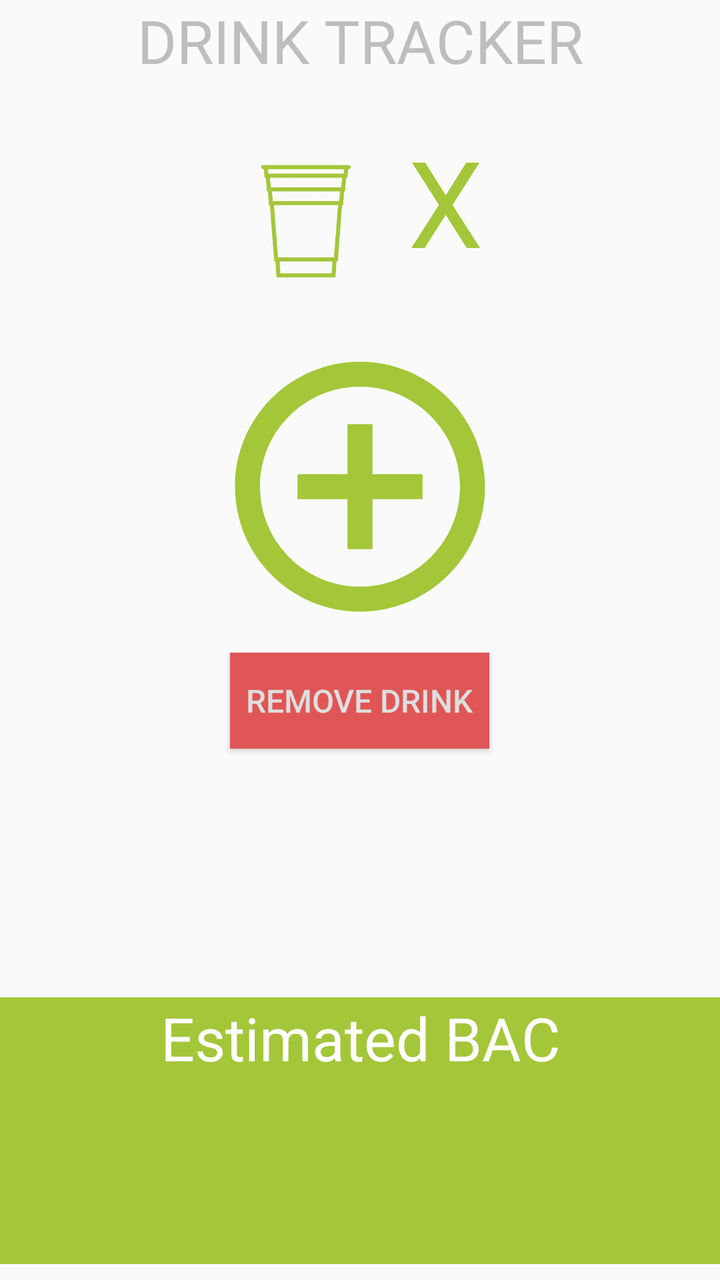
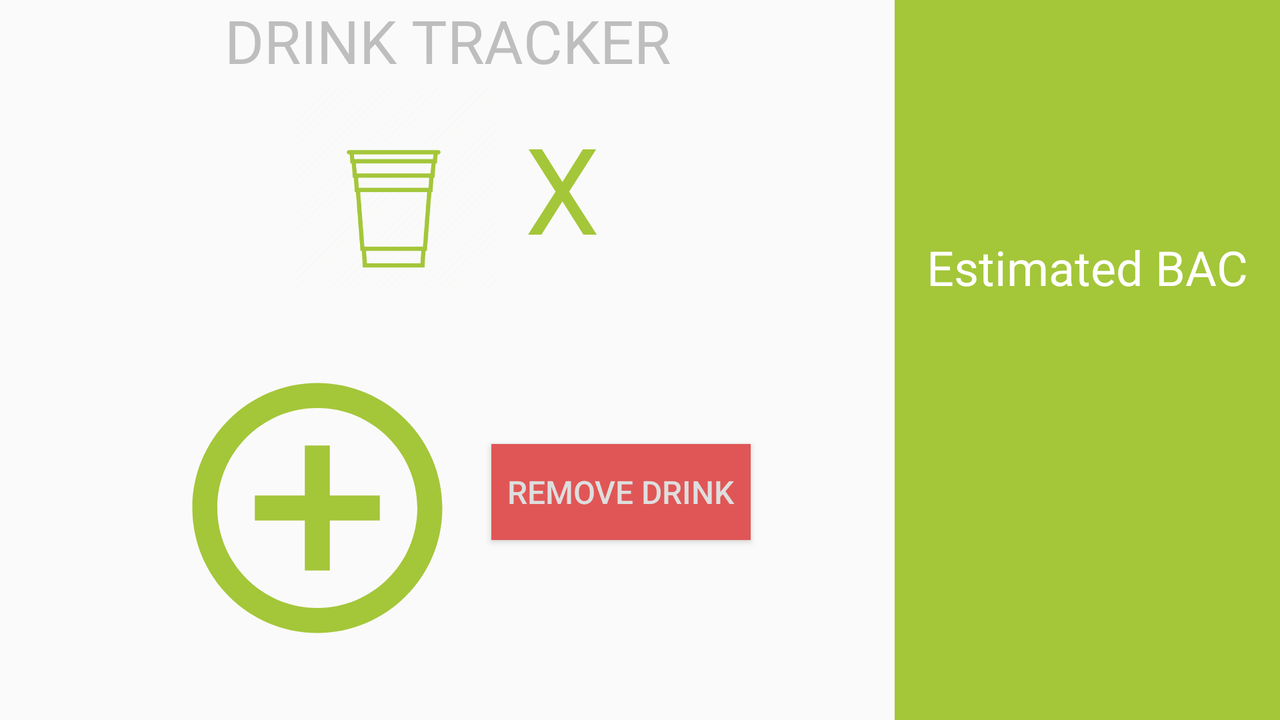

An Android layout and its configuration variant, each rendered on a device that would load it. The default file and the variant file are quoted in full after the pictures.
<!-- AndroidManifest.xml: application theme AppTheme -->
<!-- res/layout/fragment_drink_tracker.xml -->
<?xml version="1.0" encoding="utf-8"?>
<RelativeLayout xmlns:android="http://schemas.android.com/apk/res/android"
    xmlns:app="http://schemas.android.com/apk/res-auto"
    android:layout_width="match_parent"
    android:layout_height="match_parent"
    android:orientation="vertical"
    android:gravity="center_horizontal"
    android:layout_marginBottom="8sp">

    <TextView
        android:id="@+id/titleDrinkTracker"
        android:layout_width="match_parent"
        android:layout_height="wrap_content"
        android:gravity="center"
        android:text="Drink Tracker"
        android:textAllCaps="true"
        android:textSize="30sp"
        android:textColor="@color/colorText2"
        android:layout_alignParentStart="true"
        android:layout_alignParentLeft="true"/>
    <LinearLayout
        android:id="@+id/counter"
        android:layout_width="fill_parent"
        android:layout_height="wrap_content"
        android:orientation="horizontal"
        android:weightSum="3"
        android:layout_marginBottom="8sp"
        android:gravity="center_horizontal"
        android:layout_below="@+id/titleDrinkTracker" >
        <ImageView
            android:layout_width="0dp"
            android:id="@+id/cup_image"
            android:layout_weight="1"
            android:layout_height="match_parent"
            android:src="@drawable/cup_icon"
            android:layout_gravity="center_vertical"
            android:tint="@color/colorGreen" />
        <TextView
            android:layout_width="wrap_content"
            android:id="@+id/x_view"
            android:layout_height="wrap_content"
            android:layout_gravity="center_vertical"
            android:textSize="60sp"
            android:layout_marginRight="16sp"
            android:text="X"
            android:textColor="@color/colorGreen"/>
        <TextView
            android:id="@+id/drink_counter"
            android:layout_width="wrap_content"
            android:layout_height="wrap_content"
            android:gravity="center_vertical"
            android:layout_gravity="center"
            android:textSize="90sp"
            android:textColor="@color/colorGreen"
            />
    </LinearLayout>
    <ImageButton
        android:layout_below="@+id/counter"
        android:id="@+id/add_button"
        android:layout_width="150sp"
        android:layout_height="150sp"
        android:src="@drawable/add_button_pic"
        android:adjustViewBounds="true"
        android:scaleType="fitCenter"
        android:layout_centerHorizontal="true"
        android:background="@android:color/transparent"
        android:tint="@color/colorGreen"
        android:layout_marginBottom="8sp"/>
    <Button
        android:id="@+id/remove_button"
        android:layout_width="wrap_content"
        android:layout_height="wrap_content"
        android:layout_centerHorizontal="true"
        android:textSize="16sp"
        android:padding="8sp"
        android:text="Remove Drink"
        android:layout_marginBottom="8sp"
        android:background="@color/colorAccent"
        android:textColor="@color/colorText"
        android:layout_below="@+id/add_button"/>
    <LinearLayout
        android:id="@+id/bac_box"
        android:layout_width="match_parent"
        android:layout_height="wrap_content"
        android:layout_marginTop="8sp"
        android:orientation="vertical"
        android:layout_alignParentBottom="true"
        android:background="@color/colorGreen">
        <TextView
            android:id="@+id/bac_text"
            android:layout_width="match_parent"
            android:layout_height="wrap_content"
            android:text="Estimated BAC"
            android:gravity="center"
            android:textSize="30sp"
            android:textColor="@android:color/white" />
        <TextView
            android:id="@+id/bac_num"
            android:layout_width="match_parent"
            android:layout_height="wrap_content"
            android:gravity="center"
            android:textSize="70sp"
            android:textColor="@android:color/white"
            android:visibility="visible"/>

        <TextView
            android:layout_width="match_parent"
            android:layout_height="wrap_content"
            android:id="@+id/input_notif"
            android:visibility="gone"
            android:textSize="20sp"
            android:padding="5sp"
            android:gravity="center_horizontal"
            android:layout_gravity="center_horizontal"
            android:text="@string/pls_input"
            android:textColor="@android:color/white"/>
        <Button
            android:layout_width="wrap_content"
            android:layout_height="wrap_content"
            android:id="@+id/go_to_info_button"
            android:text="@string/go_to_info"
            android:textColor="@color/colorPrimary"
            android:background="@color/colorAccent2"
            android:padding="5sp"
            android:layout_gravity="center_horizontal"
            android:visibility="gone"/>
    </LinearLayout>
</RelativeLayout>
<!-- resources referenced by this layout -->
<resources>
  <color name="colorAccent">#E05656</color>
  <color name="colorAccent2">#FBF73D</color>
  <color name="colorGreen">#a4c639</color>
  <color name="colorPrimary">#052E44</color>
  <color name="colorText">#DEDEDE</color>
  <color name="colorText2">#BEBEBE</color>
  <!-- drawable add_button_pic (drawable) -->
  <vector android:height="24dp" android:tint="#D4D4D4"
      android:viewportHeight="24.0" android:viewportWidth="24.0"
      android:width="24dp" xmlns:android="http://schemas.android.com/apk/res/android">
      <path android:fillColor="#FF000000" android:pathData="M13,7h-2v4L7,11v2h4v4h2v-4h4v-2h-4L13,7zM12,2C6.48,2 2,6.48 2,12s4.48,10 10,10 10,-4.48 10,-10S17.52,2 12,2zM12,20c-4.41,0 -8,-3.59 -8,-8s3.59,-8 8,-8 8,3.59 8,8 -3.59,8 -8,8z"/>
  </vector>
  <!-- drawable cup_icon: png bitmap (drawable, 12368 bytes) -->
  <string name="go_to_info">Go To My Info</string>
  <string name="pls_input">Please input your info to use this feature.</string>
  <style name="AppTheme" parent="Theme.AppCompat.Light.DarkActionBar">
          
          <item name="colorPrimary">@color/colorPrimary</item>
          <item name="colorPrimaryDark">@color/colorPrimaryDark</item>
          <item name="colorAccent">@color/colorAccent</item>
          
          <item name="android:textColorPrimary">@color/colorText</item>
          
          <item name="android:textColorSecondary">@color/colorText2</item>
          <item name="actionBarStyle">@style/Widget.Styled.ActionBar</item>
  
          <item name="android:textColorHint">@color/colorText2</item>
      </style>
  <color name="colorPrimaryDark">#666994</color>
  <style name="Widget.Styled.ActionBar" parent="@style/Widget.AppCompat.Light.ActionBar">
          <item name="titleTextStyle">@style/ActionBarTitleText</item>
          <item name="subtitleTextStyle">@style/ActionBarSubTitleText</item>
          <item name="background">@color/colorPrimary</item>
      </style>
  <style name="ActionBarTitleText" parent="@style/TextAppearance.AppCompat.Widget.ActionBar.Title">
          <item name="android:textColor">@color/colorText2</item>
      </style>
  <style name="ActionBarSubTitleText" parent="@style/TextAppearance.AppCompat.Widget.ActionBar.Subtitle">
          <item name="android:textColor">@color/colorAccent</item>
      </style>
</resources>
<!-- res/layout-land/fragment_drink_tracker.xml (the repository's variant of the layout above) -->
<!-- drawn on the phone turned sideways -->
<?xml version="1.0" encoding="utf-8"?>
<RelativeLayout xmlns:android="http://schemas.android.com/apk/res/android"
    android:layout_width="match_parent" android:layout_height="match_parent">
    <TextView
        android:id="@+id/titleDrinkTracker"
        android:layout_width="wrap_content"
        android:layout_height="wrap_content"
        android:gravity="center"
        android:text="Drink Tracker"
        android:textAllCaps="true"
        android:textSize="30sp"
        android:textColor="@color/colorText2"
        android:layout_alignParentStart="true"
        android:layout_alignParentLeft="true"
        android:layout_toLeftOf="@+id/bac_box"/>
    <LinearLayout
        android:id="@+id/counter"
        android:layout_width="fill_parent"
        android:layout_height="wrap_content"
        android:orientation="horizontal"
        android:weightSum="3"
        android:layout_marginBottom="16sp"
        android:gravity="center_horizontal"
        android:layout_below="@+id/titleDrinkTracker"
        android:layout_alignParentStart="true"
        android:layout_alignParentLeft="true"
        android:layout_toLeftOf="@+id/bac_box" >
        <ImageView
            android:layout_width="0dp"
            android:id="@+id/cup_image"
            android:layout_weight="1"
            android:layout_height="match_parent"
            android:src="@drawable/cup_icon"
            android:layout_gravity="center_vertical"
            android:tint="@color/colorGreen"/>
        <TextView
            android:layout_width="wrap_content"
            android:id="@+id/x_view"
            android:layout_height="wrap_content"
            android:gravity="center_vertical"
            android:layout_gravity="center"
            android:textSize="60sp"
            android:layout_marginRight="16sp"
            android:text="X"
            android:textColor="@color/colorGreen"/>
        <TextView
            android:id="@+id/drink_counter"
            android:layout_width="wrap_content"
            android:layout_height="wrap_content"
            android:gravity="center_vertical"
            android:layout_gravity="center"
            android:textSize="80sp"
            android:textColor="@color/colorGreen"
            />
    </LinearLayout>
    <LinearLayout
        android:layout_width="match_parent"
        android:layout_height="wrap_content"
        android:orientation="horizontal"
        android:gravity="center"
        android:layout_below="@+id/counter"
        android:id="@+id/buttons"
        android:layout_marginTop="16sp"
        android:layout_alignParentStart="true"
        android:layout_alignParentLeft="true"
        android:layout_toLeftOf="@+id/bac_box" >
        <ImageButton
            android:id="@+id/add_button"
            android:layout_width="150sp"
            android:layout_height="150sp"
            android:src="@drawable/add_button_pic"
            android:adjustViewBounds="true"
            android:scaleType="fitCenter"
            android:layout_centerHorizontal="true"
            android:background="@android:color/transparent"
            android:tint="@color/colorGreen"
            android:layout_marginLeft="12sp"
            android:layout_marginRight="12sp" />
        <Button
            android:id="@+id/remove_button"
            android:layout_width="wrap_content"
            android:layout_height="wrap_content"
            android:layout_centerHorizontal="true"
            android:textSize="16sp"
            android:padding="8sp"
            android:text="Remove Drink"
            android:layout_marginBottom="8sp"
            android:background="@color/colorAccent"
            android:textColor="@color/colorText"
            android:layout_below="@+id/add_button"/>
    </LinearLayout>
    <View
        android:layout_width="0.5sp"
        android:layout_height="match_parent"
        android:background="@color/colorText2"
        android:layout_marginTop="5sp"
        android:layout_toLeftOf="@+id/bac_box"
        android:layout_toRightOf="@+id/counter"/>
    <LinearLayout
        android:id="@+id/bac_box"
        android:layout_width="wrap_content"
        android:layout_height="match_parent"
        android:orientation="vertical"
        android:layout_alignParentBottom="true"
        android:layout_alignParentRight="true"
        android:background="@color/colorGreen"
        android:gravity="center"
        android:padding="16sp">
        <TextView
            android:id="@+id/bac_text"
            android:layout_width="wrap_content"
            android:layout_height="wrap_content"
            android:text="Estimated BAC"
            android:textSize="24sp"
            android:textColor="@android:color/white" />
        <TextView
            android:id="@+id/bac_num"
            android:layout_below="@+id/bac_text"
            android:layout_width="wrap_content"
            android:layout_height="wrap_content"
            android:gravity="center"
            android:textSize="70sp"
            android:textColor="@android:color/white"/>

        <TextView
            android:layout_width="match_parent"
            android:layout_height="wrap_content"
            android:id="@+id/input_notif"
            android:visibility="gone"
            android:textSize="20sp"
            android:padding="5sp"
            android:gravity="center_horizontal"
            android:layout_gravity="center_horizontal"
            android:text="@string/pls_input"
            android:textColor="@android:color/white"/>
        <Button
            android:layout_width="wrap_content"
            android:layout_height="wrap_content"
            android:id="@+id/go_to_info_button"
            android:text="@string/go_to_info"
            android:textColor="@color/colorPrimary"
            android:background="@color/colorAccent2"
            android:padding="5sp"
            android:layout_gravity="center_horizontal"
            android:visibility="gone"/>
    </LinearLayout>
</RelativeLayout>
